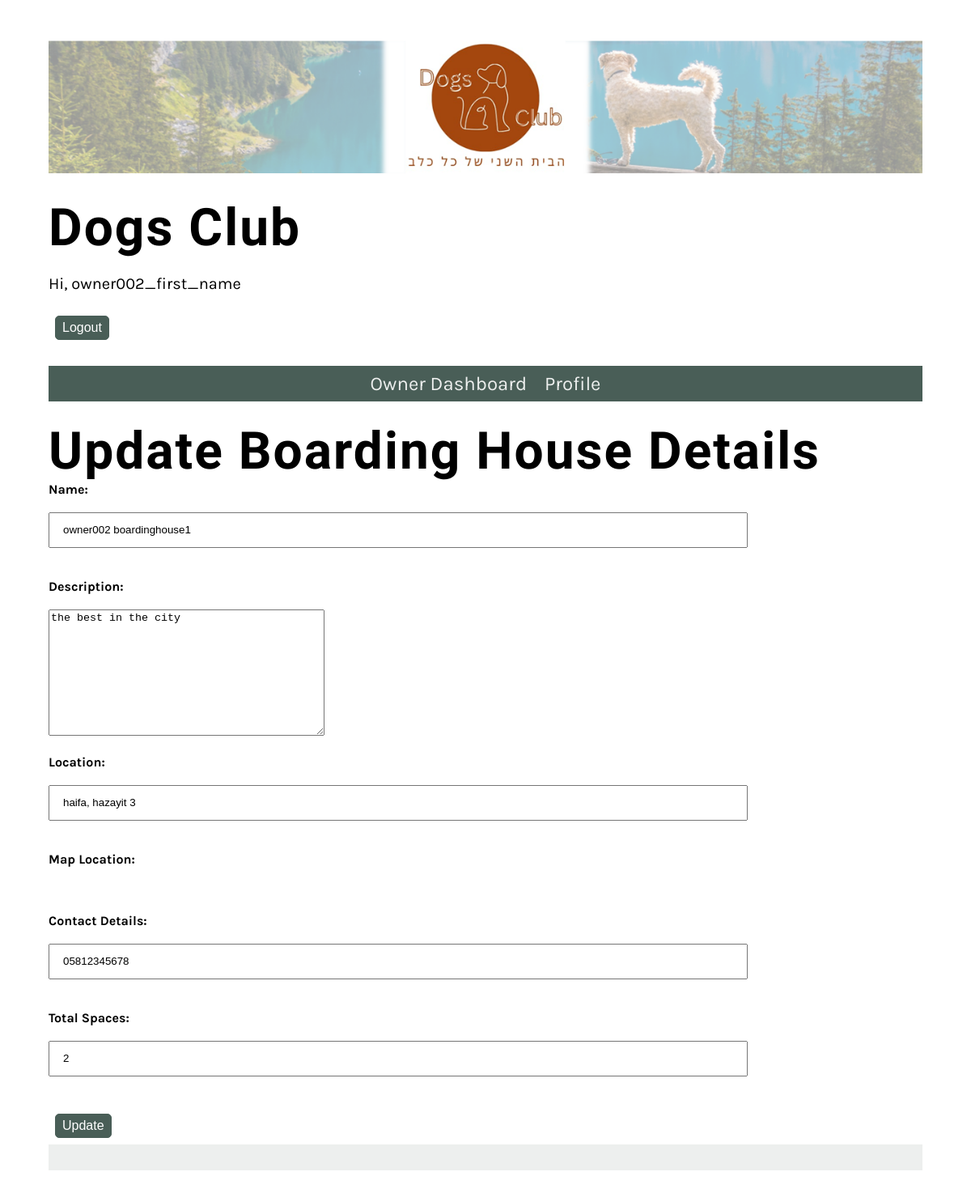
/Website/boardinghouses/13/update/ (signed in), run on an earlier commit of the app's database.
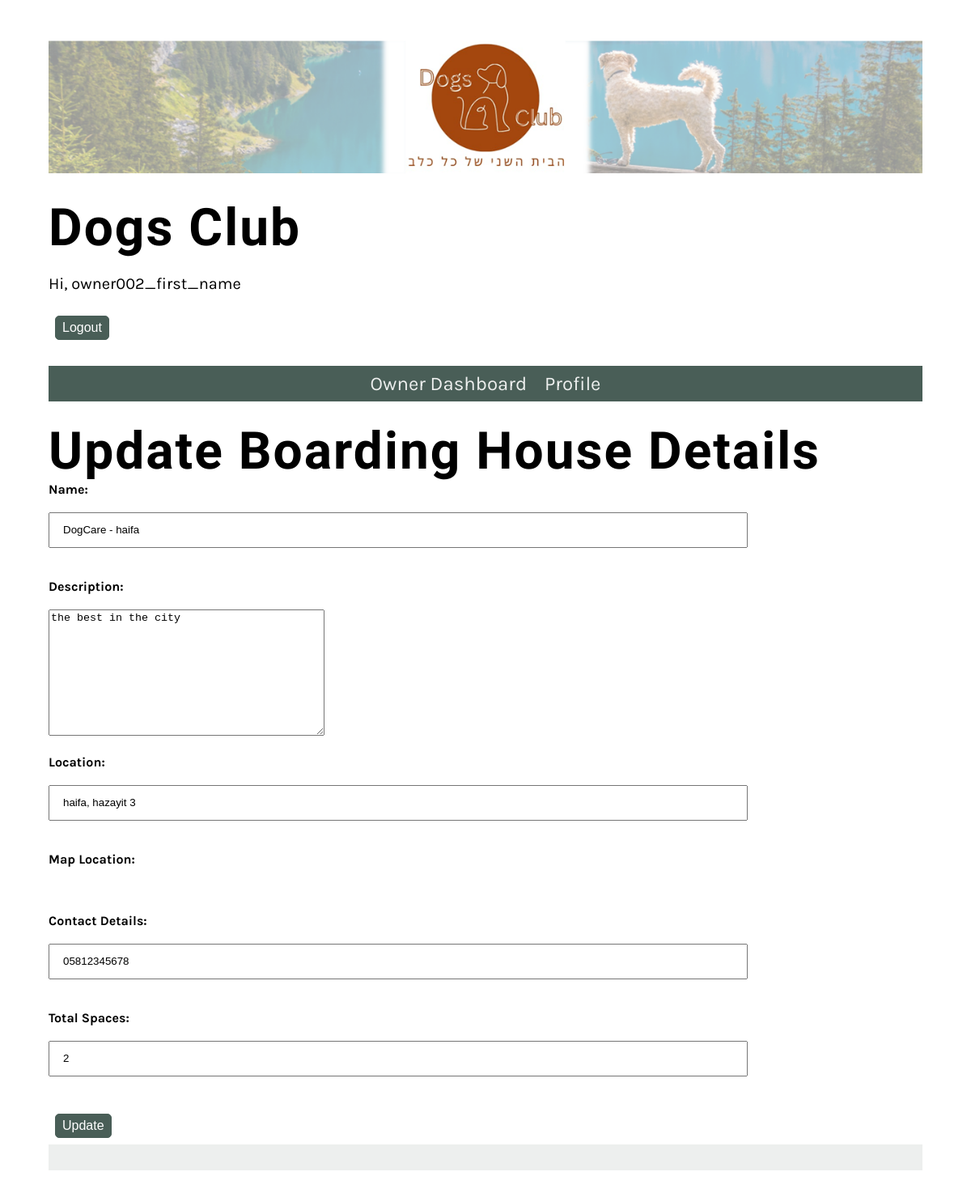
And on a later commit of the database.
### Website/models.py (models this page shows, shortened)
class BoardingHouse(models.Model):
    DEFAULT_MAP_LOCATION = r"https://www.google.com/maps/embed?pb=!1m18!1m12!1m3!1d3487844.11496039!2d32.44041769453558!3d31.383867609568092!2m3!1f0!2f0!3f0!3m2!1i1024!2i768!4f13.1!3m3!1m2!1s0x1500492432a7c98b%3A0x6a6b422013352cba!2sIsrael!5e0!3m2!1sen!2sil!4v1712740457423!5m2!1sen!2sil"
    user = models.ForeignKey(User, on_delete=models.CASCADE)
    name = models.CharField(max_length=255)
    description = models.TextField()
    location = models.CharField(max_length=255)
    map_location = models.URLField(default=DEFAULT_MAP_LOCATION, max_length=1000)
    contact_details = models.CharField(max_length=255)
    available_spaces = models.PositiveIntegerField()

### Website/views.py (the view, shortened to what this page needs)
# urls.py: path('boardinghouses/<int:boardinghouse_id>/update/', UpdateBoardinghouseView.as_view(), name='update_boardinghouse'),
class UpdateBoardinghouseView(PermissionRequiredMixin, UpdateView):
    permission_required = ('Website.change_boardinghouse')
    model = BoardingHouse
    form_class = BoardingHouseForm
    template_name = 'update_boardinghouse.html'
    def get_object(self, queryset=None):
        boardinghouse_id = self.kwargs.get('boardinghouse_id')
        boardinghouse = get_object_or_404(BoardingHouse, id=boardinghouse_id)
        if boardinghouse.user != self.request.user:
            print("You are not the owner of the boardinghouse")
            raise PermissionDenied("You are not the owner of the boardinghouse")
        print("get_object")
        return boardinghouse

### Website/forms.py (shortened to what this page needs)
class BoardingHouseForm(forms.ModelForm):
    class Meta:
        model = BoardingHouse
        fields = ['name', 'description', 'location', 'contact_details', 'available_spaces']

### Website/templatetags/custom_filters.py (called while the page is built)
@register.filter
def has_group(user, group_name):
    return user.groups.filter(name=group_name).exists()

### Website/templates/update_boardinghouse.html (shortened to what this page needs)
{% extends 'base.html' %}
{% block content %}
<!DOCTYPE html>
<html lang="en">
<head>
</head>
<body>
    <h1>Update Boarding House Details</h1>
    <form method="post">
        <label for="id_name">Name:</label><br>
        {{ form.name }}<br><br>
        <label for="id_description">Description:</label><br>
        {{ form.description }}<br><br>
        <label for="id_location">Location:</label><br>
        {{ form.location }}<br><br>
        <label for="id_map_location">Map Location:</label><br>
        {{ form.map_location }}<br><br>
        <label for="id_contact_details">Contact Details:</label><br>
        {{ form.contact_details }}<br><br>
        <label for="id_available_spaces">Total Spaces:</label><br>
        {{ form.available_spaces }}<br><br>
        <button type="submit" class="small_button">Update</button>
    </form>
</body>
</html>
{% endblock %}

What changed in the data, as far as the page shows it:
changed BoardingHouse "the best in the city": name "owner002 boardinghouse1" → "DogCare - haifa"
